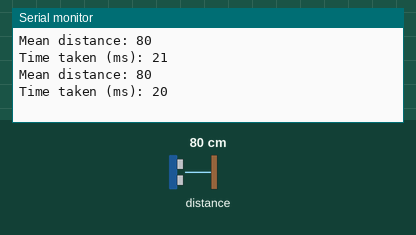
This sketch was run on a simulated Arduino Uno, built with avr-gcc and run on an emulated ATmega328P. On the bench: the last lines printed to the serial monitor. The inputs (shaded band) are chosen by the test bench; at power-on: distance to the obstacle 80 cm.

Above: at 4.8 s.
4.9 s: distance to the obstacle set to 2 cm
At 7.0 s:
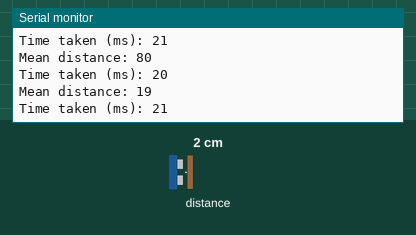
7.9 s: distance to the obstacle set to 35 cm
At 9.3 s:
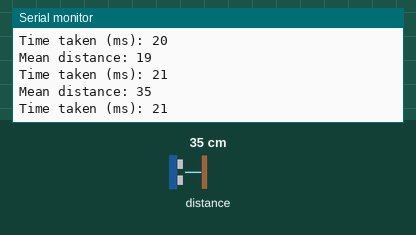
Timing chart, 0 to 10.9 s (numbered marks = the images above; inputs shaded):
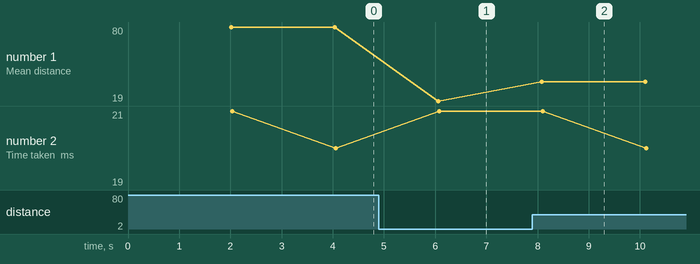

The sketch:

IRDistanceFinder.ino
```cpp
/**
  ORIGINAL: https://github.com/guillaume-rico/SharpIR/blob/master/examples/SharpSensorCm/SharpSensorCm.ino

  Connection instructions for Arduino UNO
  ---------------------------------------
  Connect RED wire to 5V
  Connect BLACK wiere to GND
  Connect YELLOW/WHITE to AO
*/

#include <SharpIR.h>

#define ir 0
#define model 20150         //Check your model: 1080 for GP2Y0A21Y, 20150 for GP2Y0A02Y
#define sampleSize 25
#define validityPercent 95

SharpIR sharp(ir, sampleSize, validityPercent,  model);

void setup(){
  Serial.begin(9600);
}

void loop(){
  delay(2000);

  unsigned long pepe1 = millis();  // takes the time before the loop on the library begins

  int dis = sharp.distance();  // this returns the distance to the object you're measuring

  Serial.print("Mean distance: ");  // returns it to the serial monitor
  Serial.println(dis);

  unsigned long pepe2 = millis() - pepe1;  // the following gives you the time taken to get the measurement
  Serial.print("Time taken (ms): ");
  Serial.println(pepe2);
}
```

Measured:
- after the input at 4.9 s, the serial monitor: prints a new line after 1.2 s (image 1)
- after the input at 7.9 s, the serial monitor: prints a new line after 0.18 s (image 2)
- plotted number 1: 80 → 19 after the input at 4.9 s, 19 → 35 after the input at 7.9 s
